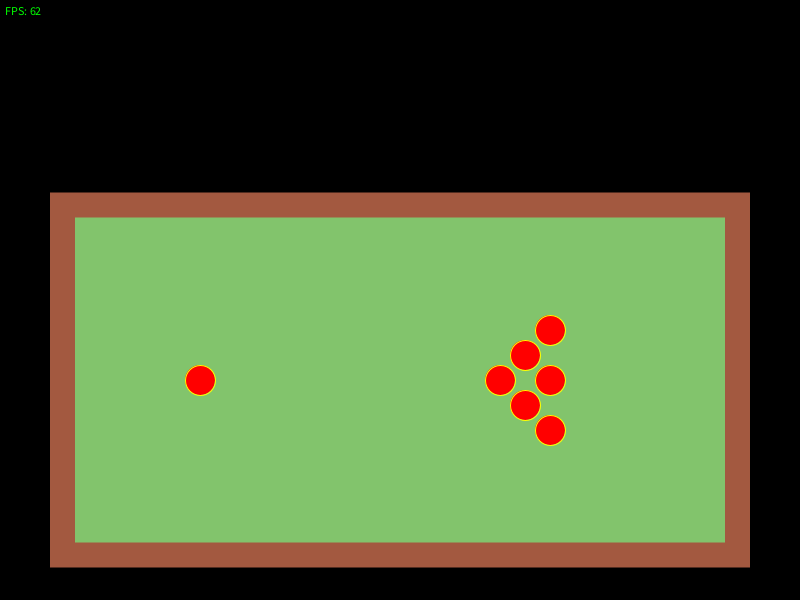
Frame 1 (no input)
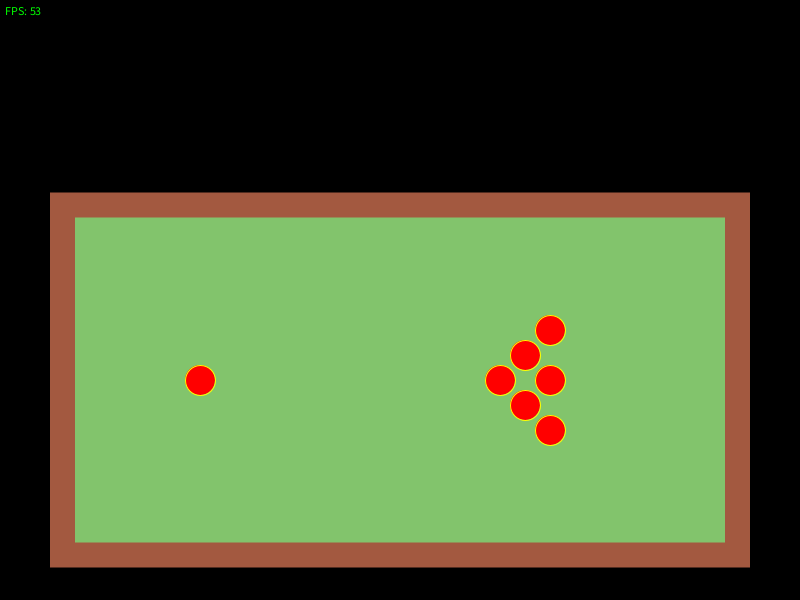
Frame 60 (the mouse pressed at the canvas centre just before this capture)
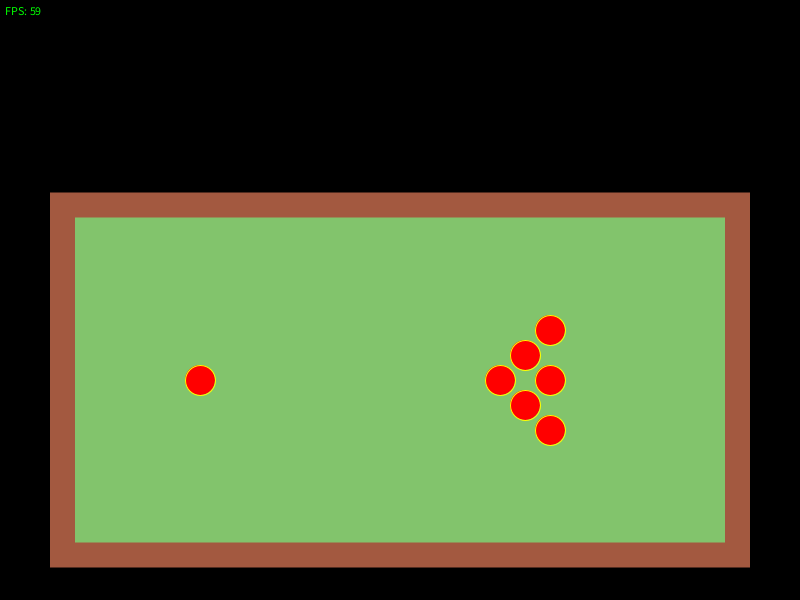
Frame 120 (the mouse held since frame 60 and released just before this capture)

The Processing sketch that drew these frames (run headless with seeded random() and noise(); from frame 60 on, the mouse is pressed at the canvas centre):

// Processing sketch: SuperBiliardo
// ── SuperBiliardo.pde
Tavolo t;

void setup()
{
  size(800, 600);
  t = new Tavolo();
}

void draw()
{
  background(0);
  fill(0, 255, 0);
  textSize(12);
  textAlign(LEFT);
  text("FPS: " + (int)frameRate, 5, 15);
  
  t.update();
  t.display();
}

void keyPressed()
{
  if(key == 'x')
    t.palle.get(0).applyForce(new PVector(100, 0));
}
// ── Palla.pde
class Palla
{
  PVector position;
  PVector velocity;
  PVector acceleration;
  float r;
  float mass;
  float c;
  
  Palla(float x_, float y_, float r_)
  {
    position = new PVector(x_, y_);
    velocity = new PVector(0, 0);
    acceleration = new PVector(0, 0);
    r = r_;
    mass = 10;
    c = 0.1;
  }
  
  void update()
  {
    //friction
    PVector friction = velocity.copy();
    friction.mult(-1);
    friction.normalize();
    friction.mult(c);
    applyForce(friction);
      
    //velocity
    velocity.add(acceleration);
    velocity.limit(10);
    position.add(velocity);
    acceleration.mult(0);
    
    //bounds
    if(position.x < width/2-325+r)
      velocity.x *= -1;
      
    if(position.x > width/2+325-r)
      velocity.x *= -1;
      
    if(position.y < height/2+80-162.5+r)
      velocity.y *= -1;
      
    if(position.y > height/2+80+162.5-r)
      velocity.y *= -1;
  }
  
  void display()
  {
    stroke(255, 255, 0);
    fill(255, 0, 0);
    ellipse(position.x, position.y, r*2, r*2);
  }
  
  void applyForce(PVector force)
  {
    PVector f = PVector.div(force, mass);
    acceleration.add(f);
  }
  
  void collisions(Palla p)
  {
    float d2 = (position.x - p.position.x) * (position.x - p.position.x) + (position.y - p.position.y) * (position.y - p.position.y);
    float r2 = (r + p.r) * (r + p.r);
    
    if(d2 < r2)
    {
      PVector counter_vel = velocity.copy();
      counter_vel.mult(-1);
      
      PVector col_force = PVector.sub(position, p.position);
      col_force.normalize();
      col_force.mult(counter_vel.mag());
      
      applyForce(counter_vel);
      applyForce(col_force);
      
      
      PVector col_force_p = PVector.sub(p.position, position);
      col_force_p.normalize();
      col_force_p.mult(counter_vel.mag());
      
      p.applyForce(col_force_p);
    }
  }
}
// ── Tavolo.pde
class Tavolo
{
  ArrayList<Palla> palle;
  
  Tavolo()
  {
    palle = new ArrayList();
    palle.add(new Palla(200, height/2+80, 15));
    
    palle.add(new Palla(500, height/2+80, 15));
    
    palle.add(new Palla(525, height/2+55, 15));
    palle.add(new Palla(525, height/2+105, 15));
    
    palle.add(new Palla(550, height/2+30, 15));
    palle.add(new Palla(550, height/2+80, 15));
    palle.add(new Palla(550, height/2+130, 15));
  }
  
  
  void run()
  {
    update();
    display();
  }
  
  void update()
  {
    for(Palla p1: palle)
    {
      for(Palla p2: palle)
      {
        if(p1 != p2)
          p1.collisions(p2);
      }
      p1.update();
    }
  }
  
  void display()
  {
    rectMode(CENTER);
    noStroke();
    fill(163, 89, 64);
    rect(width/2, height/2+80, 700, 375);
    fill(130, 196, 108);
    rect(width/2, height/2+80, 650, 325);
    
    for(Palla p: palle)
      p.display();
  }
}
